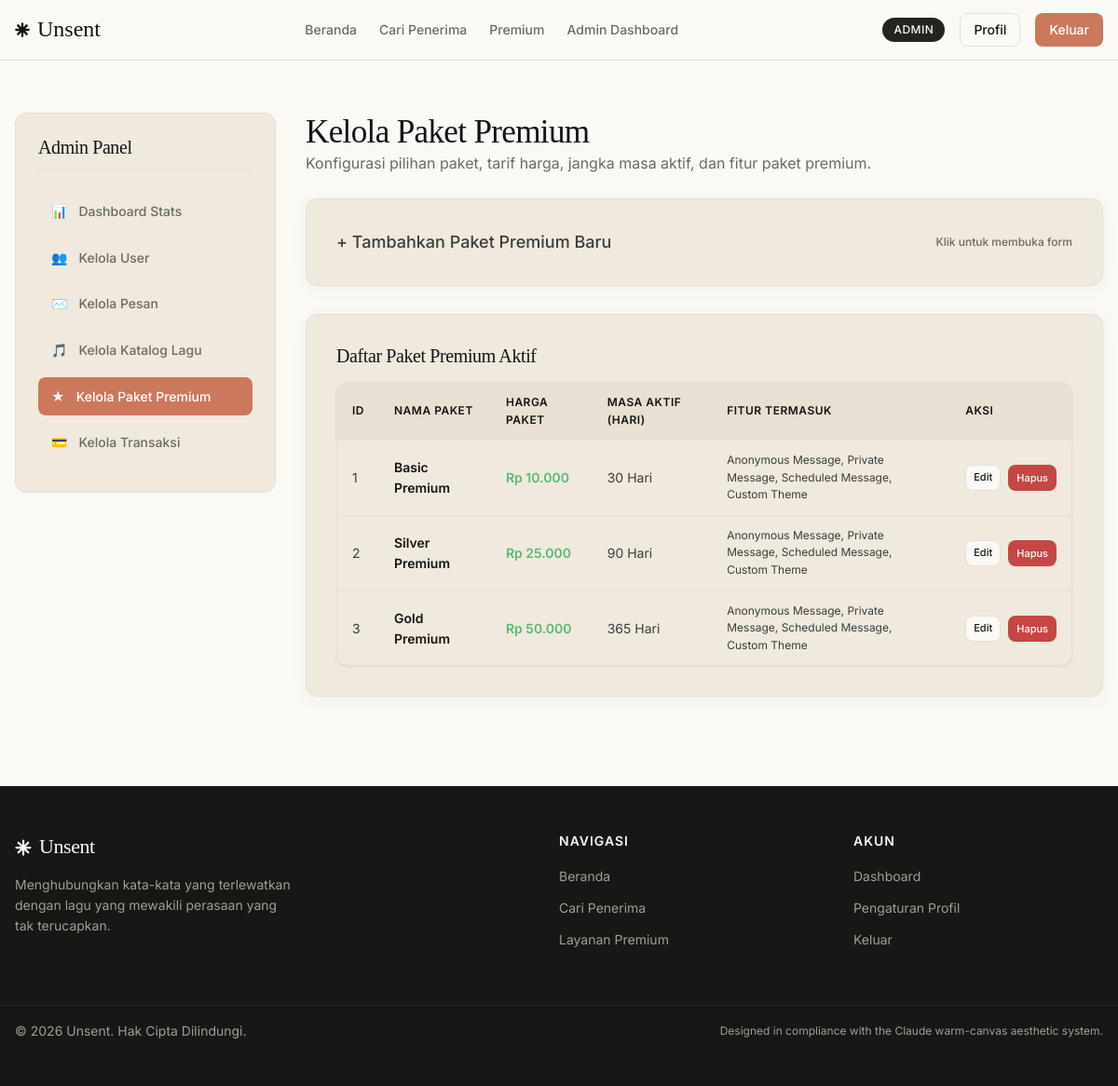
/manage_premium.php (signed in), run on the app's committed database.
### tables this page shows
CREATE TABLE `premium_packages` (
  `id_package` INT AUTO_INCREMENT PRIMARY KEY,
  `package_name` VARCHAR(100) NOT NULL,
  `price` DECIMAL(10,2) NOT NULL,
  `duration_days` INT NOT NULL,
  `features` TEXT NOT NULL
);

### includes/config.php (called while the page is built, shortened)
<?php
function sanitize($data) {
    return htmlspecialchars(trim($data), ENT_QUOTES, 'UTF-8');
}
function formatRupiah($number) {
    return 'Rp ' . number_format($number, 0, ',', '.');
}
?>

### manage_premium.php (the view, shortened to what this page needs)
<?php
require_once __DIR__ . '/includes/config.php';
$error = '';
$edit_package = null;
try {
    $packages = $pdo->query("SELECT * FROM premium_packages ORDER BY price ASC")->fetchAll();
} catch (PDOException $e) {
    $packages = [];
    $error = 'Gagal mengambil data paket premium.';
}
?>
<?php require_once __DIR__ . '/includes/header.php'; ?>
<div class="dashboard-grid">
  <div class="sidebar-card">
    <h3 style="font-size: 20px; border-bottom: 1px solid var(--color-hairline); padding-bottom: 10px; margin-bottom: 15px;">Admin Panel</h3>
    <ul class="sidebar-menu">
      <li><a href="dashboard_admin.php"><span>📊</span> Dashboard Stats</a></li>
      <li><a href="manage_users.php"><span>👥</span> Kelola User</a></li>
      <li><a href="manage_messages.php"><span>✉️</span> Kelola Pesan</a></li>
      <li><a href="manage_songs.php"><span>🎵</span> Kelola Katalog Lagu</a></li>
      <li><a href="manage_premium.php" class="active"><span>★</span> Kelola Paket Premium</a></li>
      <li><a href="manage_payments.php"><span>💳</span> Kelola Transaksi</a></li>
    </ul>
  </div>
  <div>
    <h2>Kelola Paket Premium</h2>
    <p style="color: var(--color-muted); margin-bottom: 25px;">Konfigurasi pilihan paket, tarif harga, jangka masa aktif, dan fitur paket premium.</p>
    <div style="margin-bottom: 30px;">
      <?php if ($edit_package): ?>
        <div class="card" style="background-color: var(--color-surface-card);">
          <h3 style="font-size: 20px; margin-bottom: 15px;">Edit Paket: <?php echo sanitize($edit_package['package_name']); ?></h3>
          <form action="manage_premium.php" method="POST">
            <input type="hidden" name="id_package" value="<?php echo $edit_package['id_package']; ?>">
            <div style="display: grid; grid-template-columns: 2fr 1fr 1fr; gap: var(--spacing-md);">
              <div class="form-group">
                <label class="form-label">Nama Paket</label>
                <input type="text" name="package_name" class="form-input" required value="<?php echo sanitize($edit_package['package_name']); ?>">
              </div>
              <div class="form-group">
                <label class="form-label">Harga (IDR)</label>
                <input type="number" step="100" name="price" class="form-input" required value="<?php echo $edit_package['price']; ?>">
              </div>
              <div class="form-group">
                <label class="form-label">Durasi (Hari)</label>
                <input type="number" name="duration_days" class="form-input" required value="<?php echo $edit_package['duration_days']; ?>">
              </div>
            </div>
            <div class="form-group">
              <label class="form-label">Fitur Paket (Pisahkan dengan tanda koma)</label>
              <input type="text" name="features" class="form-input" required value="<?php echo sanitize($edit_package['features']); ?>">
              <span style="font-size: 11px; color:var(--color-muted);">Contoh: Anonim, Privat, Jadwal Rilis, Kustom Tema</span>
            </div>
            <div style="display: flex; gap: 10px; justify-content: flex-end; margin-top: 15px;">
              <a href="manage_premium.php" class="btn btn-secondary">Batal</a>
              <button type="submit" name="update_package" class="btn btn-primary">Simpan Perubahan</button>
            </div>
          </form>
        </div>
      <?php else: ?>
        <details class="card" style="background-color: var(--color-surface-card); cursor: pointer;" <?php echo isset($_POST['add_package']) && !empty($error) ? 'open' : ''; ?>>
          <summary style="font-size: 18px; font-weight: 500; outline: none; list-style: none; display: flex; justify-content: space-between; align-items: center;">
            <span>+ Tambahkan Paket Premium Baru</span>
            <span style="font-size: 12px; color: var(--color-muted);">Klik untuk membuka form</span>
          </summary>
        </details>
      <?php endif; ?>
    </div>
    <div class="card" style="background-color: var(--color-surface-card);">
      <h3 style="font-size: 20px; margin-bottom: 15px;">Daftar Paket Premium Aktif</h3>
      <?php if (empty($packages)): ?>
        <p style="color: var(--color-muted); text-align: center; padding: 20px;">Tidak ada paket premium yang tersedia.</p>
      <?php else: ?>
        <div class="table-responsive">
          <table class="data-table">
            <thead>
              <tr>
                <th>ID</th>
                <th>Nama Paket</th>
                <th>Harga Paket</th>
                <th>Masa Aktif (Hari)</th>
                <th>Fitur Termasuk</th>
                <th>Aksi</th>
              </tr>
            </thead>
            <tbody>
              <?php foreach ($packages as $pkg): ?>
                <tr>
                  <td><?php echo $pkg['id_package']; ?></td>
                  <td style="font-weight: 600; color: var(--color-ink);"><?php echo sanitize($pkg['package_name']); ?></td>
                  <td style="font-weight: 600; color: var(--color-success);"><?php echo formatRupiah($pkg['price']); ?></td>
                  <td><?php echo $pkg['duration_days']; ?> Hari</td>
                  <td>
                    <div style="max-width: 300px; font-size:12px; color: var(--color-body);">
                      <?php echo sanitize($pkg['features']); ?>
                    </div>
                  </td>
                  <td>
                    <div style="display: flex; gap: 8px;">
                      <a href="manage_premium.php?edit=<?php echo $pkg['id_package']; ?>" class="btn btn-secondary" style="height:28px; padding:2px 8px; font-size:11px;">Edit</a>
                      <form action="manage_premium.php" method="POST" onsubmit="return confirm('Apakah Anda yakin ingin menghapus paket premium ini? Paket tidak bisa dihapus jika ada user yang sedang berlangganan.');" style="display: inline;">
                        <button type="submit" name="delete_package" class="btn btn-danger" style="height:28px; padding:2px 8px; font-size:11px;">Hapus</button>
                      </form>
                    </div>
                  </td>
                </tr>
              <?php endforeach; ?>
            </tbody>
          </table>
        </div>
      <?php endif; ?>
    </div>
  </div>
</div>
<?php require_once __DIR__ . '/includes/footer.php'; ?>

### css/style.css (style rules this page uses)
:root { --color-primary: #cc785c; --color-primary-active: #a9583e; --color-primary-disabled: #e6dfd8; --color-ink: #141413; --color-body: #3d3d3a; --color-body-strong: #252523; --color-muted: #6c6a64; --color-muted-soft: #8e8b82; --color-hairline: #e6dfd8; --color-hairline-soft: #ebe6df; --color-canvas: #faf9f5; --color-surface-soft: #f5f0e8; --color-surface-card: #efe9de; --color-surface-cream-strong: #e8e0d2; --color-surface-dark: #181715; --color-surface-dark-elevated: #252320; --color-surface-dark-soft: #1f1e1b; --color-on-primary: #ffffff; --color-on-dark: #faf9f5; --color-on-dark-soft: #a09d96; --color-accent-teal: #5db8a6; --color-accent-amber: #e8a55a; --color-success: #5db872; --color-warning: #d4a017; --color-error: #c64545; --font-display: 'Cormorant Garamond', 'Tiempos Headline', Garamond, 'Times New Roman', serif; --font-sans: 'Inter', -apple-system, BlinkMacSystemFont, "Segoe UI", Roboto, sans-serif; --font-mono: 'JetBrains Mono', ui-monospace, Courier New, monospace; --rounded-xs: 4px; --rounded-sm: 6px; --rounded-md: 8px; --rounded-lg: 12px; --rounded-xl: 16px; --rounded-pill: 9999px; --spacing-xxs: 4px; --spacing-xs: 8px; --spacing-sm: 12px; --spacing-md: 16px; --spacing-lg: 24px; --spacing-xl: 32px; --spacing-xxl: 48px; --spacing-section: 96px; --shadow-subtle: 0 1px 3px rgba(20,20,19,0.08); --shadow-card: 0 4px 20px rgba(20,20,19,0.04); }
* { box-sizing: border-box; margin: 0; padding: 0; }
body { background-color: var(--color-canvas); color: var(--color-body); font-family: var(--font-sans); font-size: 16px; line-height: 1.55; min-height: 100vh; display: flex; flex-direction: column; }
h1, h2, h3, h4, .display-font { font-family: var(--font-display); color: var(--color-ink); font-weight: 400; letter-spacing: -0.02em; }
h2 { font-size: 2.2rem; line-height: 1.2; }
h3 { font-size: 1.8rem; line-height: 1.25; }
a { color: var(--color-primary); text-decoration: none; transition: color 0.2s ease, text-decoration 0.2s ease; }
.btn { display: inline-flex; align-items: center; justify-content: center; font-family: var(--font-sans); font-size: 14px; font-weight: 500; padding: 10px 20px; height: 40px; border-radius: var(--rounded-md); border: 1px solid transparent; cursor: pointer; transition: all 0.2s ease; white-space: nowrap; text-decoration: none; }
.btn-secondary { background-color: var(--color-canvas); color: var(--color-ink); border-color: var(--color-hairline); }
.btn-danger { background-color: var(--color-error); color: white; }
.card { background-color: var(--color-surface-card); border-radius: var(--rounded-lg); padding: var(--spacing-xl); border: 1px solid var(--color-hairline); box-shadow: var(--shadow-card); }
.dashboard-grid { display: grid; grid-template-columns: 280px 1fr; gap: var(--spacing-xl); margin-top: var(--spacing-lg); }
.sidebar-card { background-color: var(--color-surface-card); border-radius: var(--rounded-lg); padding: var(--spacing-lg); border: 1px solid var(--color-hairline); height: fit-content; }
.sidebar-menu { list-style: none; margin-top: var(--spacing-lg); }
.sidebar-menu li { margin-bottom: var(--spacing-xs); }
.sidebar-menu li a { display: flex; align-items: center; gap: var(--spacing-sm); padding: 10px 14px; border-radius: var(--rounded-md); color: var(--color-muted); font-weight: 500; font-size: 14px; }
.sidebar-menu li a.active { background-color: var(--color-primary); color: var(--color-on-primary); }
.table-responsive { width: 100%; overflow-x: auto; border-radius: var(--rounded-lg); border: 1px solid var(--color-hairline); background-color: var(--color-surface-card); box-shadow: var(--shadow-subtle); }
table.data-table { width: 100%; border-collapse: collapse; text-align: left; font-size: 14px; }
table.data-table th, table.data-table td { padding: 12px 16px; border-bottom: 1px solid var(--color-hairline); }
table.data-table th { background-color: var(--color-surface-cream-strong); color: var(--color-ink); font-weight: 600; text-transform: uppercase; font-size: 12px; letter-spacing: 0.5px; }
table.data-table tr:last-child td { border-bottom: none; }

### data on the page
premium_packages: id_package "1", package_name "Basic Premium", price "Rp 10.000", duration_days "30", features "Anonymous Message, Private Message, Scheduled Message, Custom Theme"
premium_packages: id_package "2", package_name "Silver Premium", price "Rp 25.000", duration_days "90", features "Anonymous Message, Private Message, Scheduled Message, Custom Theme"
premium_packages: id_package "3", package_name "Gold Premium", price "Rp 50.000", duration_days "365", features "Anonymous Message, Private Message, Scheduled Message, Custom Theme"
